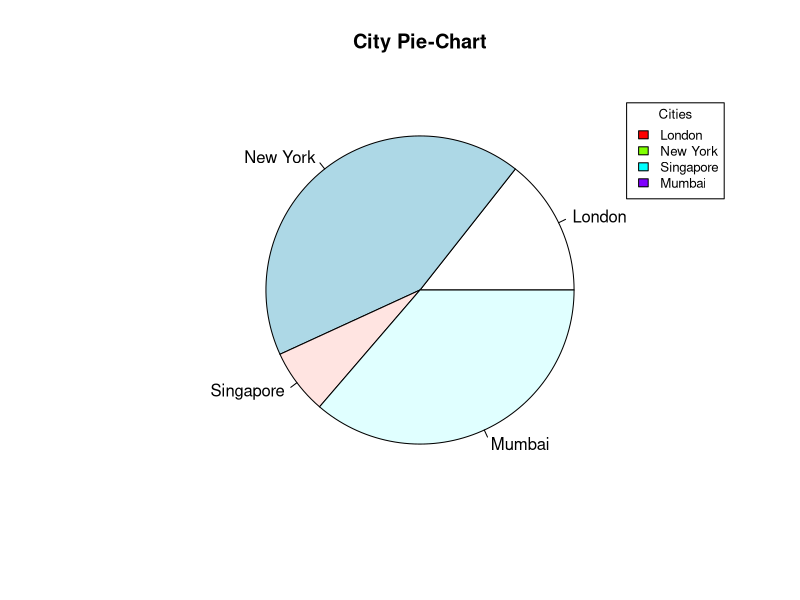

Here is the R script that generated this plot:
# Define the input vector and labels
values <- c(21, 62, 10, 53)
labels <- c("London", "New York", "Singapore", "Mumbai")

# Create the pie-chart with labels and title
pie(values, labels = labels, main = "City Pie-Chart")

# Add a legend at the top right corner
legend("topright", inset = 0.05, legend = labels, fill = rainbow(length(values)), 
       cex = 0.8, title = "Cities")
